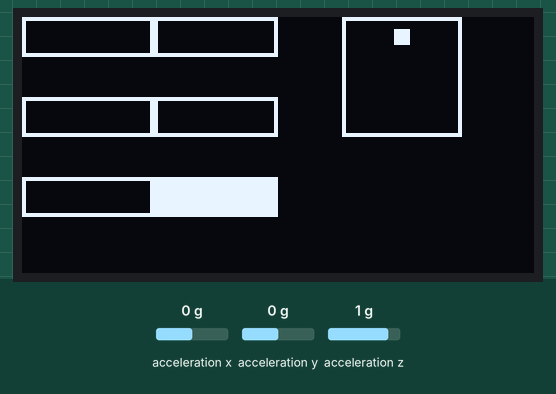
A program run on a simulated MicroPython board. Shown: 128×64 one-colour display. The test bench sets the inputs (shaded band); at power-on: acceleration x 0 g, acceleration y 0 g, acceleration z 1 g.

Above: at 1.2 s.
1.3 s: acceleration x set to -1.4 g
At 1.8 s:
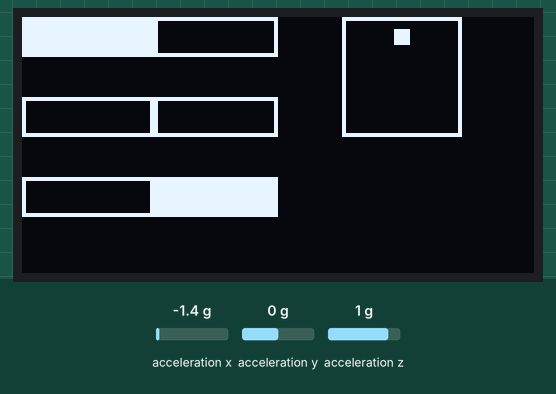
2.8 s: acceleration y set to -1.4 g
At 3.8 s:
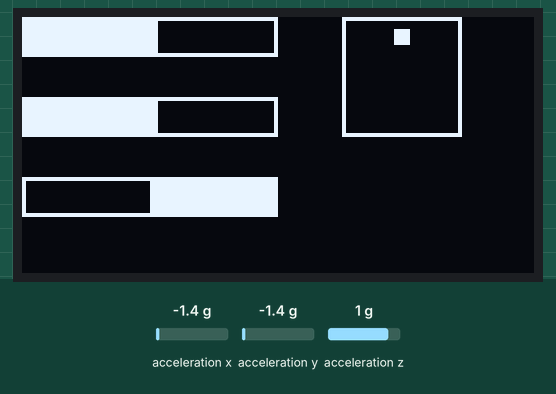
4.4 s: acceleration z set to -1.4 g
At 5.8 s:
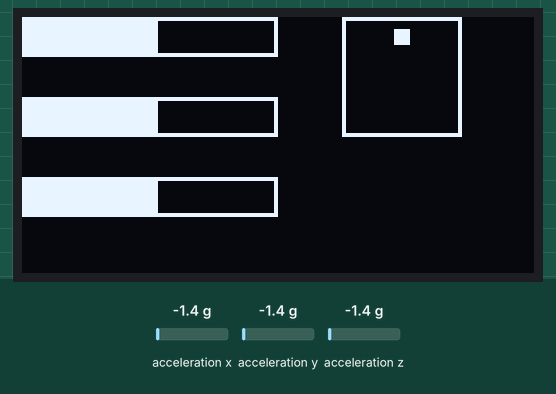
6.1 s: acceleration x set to -0.8 g
At 6.8 s:
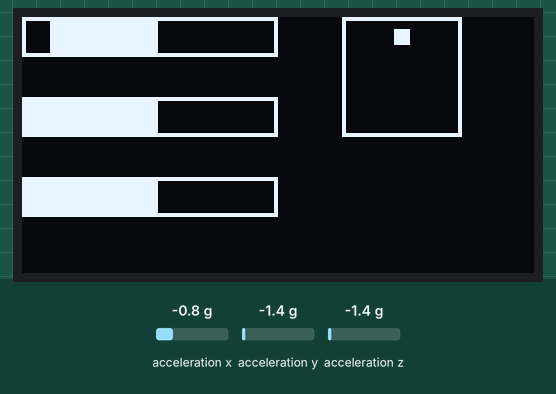
Timing chart, 0 to 8.7 s (numbered marks = the images above; inputs shaded):
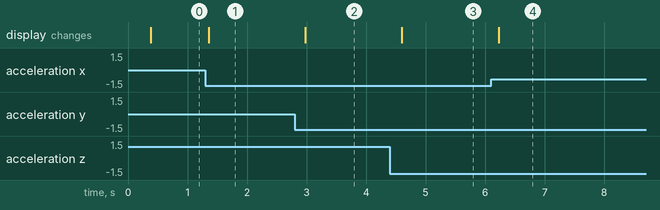

Measured:
- after the input at 1.3 s, the display: changes after 0.06 s (image 1)
- after the input at 2.8 s, the display: changes after 0.18 s (image 2)
- after the input at 4.4 s, the display: changes after 0.20 s (image 3)
- after the input at 6.1 s, the display: changes after 0.12 s (image 4)

The program:

demoAcel.py
```python
'''
Demonstração do uso do sensor MMA9452
(C) 2021, Daniel Quadros

Licença: Beerware license (http://en.wikipedia.org/wiki/Beerware)
'''
from machine import I2C
from time import sleep
from MMA8452 import MMA8452
import ssd1306

# Usa a configuração padrão do I2C
i2c = I2C(0)

# Inicia o display
display = ssd1306.SSD1306_I2C(128, 64, i2c)
display.fill(0)
display.rect (80, 0, 30, 30, 1)
display.show()

# Inicia o sensor
sensor = MMA8452(i2c)
if not sensor.begin():
    print ("Sensor não detectado")
    quit()
sensor.active()
sensor.setupPL()
oldpos = -1

# Rotina para converter leitura em coordenada
# Assume que leitura estará entre -1g e +1g
def conv(acel):
    coord = int ((acel+1)*31)
    if coord > 63:
        coord = 63
    elif coord < 0:
        coord = 0
    return coord

# Eterno enquanto dure
while True:
    # Dá um tempo entre as leituras
    sleep (0.3)

    # Testa se mudou de posição
    acel = sensor.getCalclulatedAcel()
    newpos = sensor.readPL()
    if newpos != oldpos:
        # Mudou, indica a posição
        display.fill_rect (81, 1, 28, 28, 0)
        if newpos == sensor.LOCKOUT:
            display.fill_rect (93, 13, 4, 4, 1)
        elif newpos == sensor.LANDSCAPE_R:
            display.fill_rect (83, 13, 4, 4, 1)
        elif newpos == sensor.LANDSCAPE_L:
            display.fill_rect (103, 13, 4, 4, 1)
        elif newpos == sensor.PORTRAIT_U:
            display.fill_rect (93, 3, 4, 4, 1)
        elif newpos == sensor.PORTRAIT_D:
            display.fill_rect (93, 23, 4, 4, 1)
        oldpos = newpos

    # Mostra a aceleração (assume que está entre -1g e +1g)
    x = conv(acel[0])
    y = conv(acel[1])
    z = conv(acel[2])
    display.rect (0, 0, 64, 10, 1)
    display.fill_rect (1, 1, 62, 8, 0)
    if x < 32:
        display.fill_rect (x+1, 1, 33-x, 8, 1)
    else:
        display.fill_rect (32, 1, x-31, 8, 1)
    display.rect (0, 20, 64, 10, 1)
    display.fill_rect (1, 21, 62, 8, 0)
    if y < 32:
        display.fill_rect (y+1, 21, 33-y, 8, 1)
    else:
        display.fill_rect (32, 21, y-31, 8, 1)
    display.rect (0, 40, 64, 10, 1)
    display.fill_rect (1, 41, 62, 8, 0)
    if z < 32:
        display.fill_rect (z+1, 41, 33-z, 8, 1)
    else:
        display.fill_rect (32, 41, z-31, 8, 1)
    display.show()
```

MMA8452.py
```python
'''
Classe MicroPython para interface com o sensor MMA9452
(C) 2021, Daniel Quadros

Adaptação da biblioteca da Sparkfun para Arduino:
https://github.com/sparkfun/SparkFun_MMA8452Q_Arduino_Library

Licença: Beerware license (http://en.wikipedia.org/wiki/Beerware)
'''

import struct

class MMA8452():
    # Construtor
    def __init__(self, i2c=None, addr=0x1C):
        # trata os parametros
        if i2c is None:
            raise ValueError("I2C não especificado")
        else:
            self.i2c = i2c
        self.addr = addr

        # registradores
        self.STATUS_MMA8452Q = 0x00
        self.OUT_X_MSB = 0x01
        self.OUT_X_LSB = 0x02
        self.OUT_Y_MSB = 0x03
        self.OUT_Y_LSB = 0x04
        self.OUT_Z_MSB = 0x05
        self.OUT_Z_LSB = 0x06
        self.SYSMOD = 0x0B
        self.INT_SOURCE = 0x0C
        self.WHO_AM_I = 0x0D
        self.XYZ_DATA_CFG = 0x0E
        self.HP_FILTER_CUTOFF = 0x0F
        self.PL_STATUS = 0x10
        self.PL_CFG = 0x11
        self.PL_COUNT = 0x12
        self.PL_BF_ZCOMP = 0x13
        self.P_L_THS_REG = 0x14
        self.FF_MT_CFG = 0x15
        self.FF_MT_SRC = 0x16
        self.FF_MT_THS = 0x17
        self.FF_MT_COUNT = 0x18
        self.TRANSIENT_CFG = 0x1D
        self.TRANSIENT_SRC = 0x1E
        self.TRANSIENT_THS = 0x1F
        self.TRANSIENT_COUNT = 0x20
        self.PULSE_CFG = 0x21
        self.PULSE_SRC = 0x22
        self.PULSE_THSX = 0x23
        self.PULSE_THSY = 0x24
        self.PULSE_THSZ = 0x25
        self.PULSE_TMLT = 0x26
        self.PULSE_LTCY = 0x27
        self.PULSE_WIND = 0x28
        self.ASLP_COUNT = 0x29
        self.CTRL_REG1 = 0x2A
        self.CTRL_REG2 = 0x2B
        self.CTRL_REG3 = 0x2C
        self.CTRL_REG4 = 0x2D
        self.CTRL_REG5 = 0x2E
        self.OFF_X = 0x2F
        self.OFF_Y = 0x30
        self.OFF_Z = 0x31

        # escalas
        self.SCALE_2G = 2
        self.SCALE_4G = 4
        self.SCALE_8G = 8

        # data rates
        self.ODR_800 = 0
        self.ODR_400 = 1
        self.ODR_200 = 2
        self.ODR_100 = 3
        self.ODR_50 = 4
        self.ODR_12 = 5
        self.ODR_6 = 6
        self.ODR_1 = 7

        # orientações
        self.PORTRAIT_U = 0
        self.PORTRAIT_D = 1
        self.LANDSCAPE_R = 2
        self.LANDSCAPE_L = 3
        self.LOCKOUT = 0x40

        # system mode
        self.SYSMOD_STANDBY = 0
        self.SYSMOD_WAKE = 1
        self.SYSMOD_SLEEP = 2

    # Iniciação
    def begin(self):
        if self.readRegister(self.WHO_AM_I) != 42:
            return False
        self.scale = self.SCALE_2G
        self.odr = self.ODR_800
        self.setScale(self.scale)
        self.setDataRate(self.odr)
        self.setupPL() # Portrait / Landscape detection
        self.setupTap(0x80, 0x80, 0x80) # disable
        return True

    # Informa aceleração bruta
    # formato nos registradores hhhhhhhh llll0000
    # stuct.unpack(">h", x) = x contem um número de 16 bits com o mais significativo primeiro
    def getRawAcel(self):
        acel = struct.unpack(">hhh", self.readRegisters (self.OUT_X_MSB, 6))
        return [a >> 4 for a in acel]

    # Informa a aceleração corrigida pela escala
    def getCalclulatedAcel(self):
        return [float(a)/float(1 << 11)*float(self.scale) for a in self.getRawAcel()]

    # Informa se tem nova informação
    def available(self):
        return (self.readRegister(self.STATUS_MMA8452Q) & 0x08) != 0

    # Seleciona a escala
    def setScale(self, fsr):
        if not fsr in (self.SCALE_2G, self.SCALE_4G, self.SCALE_8G):
            raise ValueError("Valor inválido para escala")

        # Precisa estar no modo standby para mudar a escala
        if self.isActive():
            self.standby()

        # Calcula novo valor registrador e atualiza
        cfg = self.readRegister(self.XYZ_DATA_CFG)
        cfg = (cfg & 0xFC) | (fsr >> 2)
        self.writeRegister(self.XYZ_DATA_CFG, cfg)

        # Força o modo ativo
        self.active()

    # Seleciona a taxa de leitura (ODR)
    def setDataRate(self, odr):
        if not odr in (self.ODR_800, self.ODR_400, self.ODR_200, self.ODR_100,
                       self.ODR_50, self.ODR_12, self.ODR_6, self.ODR_1):
            raise ValueError("Valor inválido para taxa de leitura")

        # Precisa estar no modo standby para mudar
        if self.isActive():
            self.standby()

        # Calcula novo valor registrador e atualiza
        ctrl = self.readRegister(self.CTRL_REG1)
        ctrl = (ctrl & 0xC7) | (odr << 3)
        self.writeRegister(self.CTRL_REG1, ctrl)

        # Força o modo ativo
        self.active()

    # Configura a detecção de tap
    def setupTap(self, xThs, yThs, zThs):
        # Precisa estar no modo standby para mudar
        if self.isActive():
            self.standby()

        # Calcula a programação
        temp = 0x40
        if (xThs & 0x80) == 0:
            temp |= 0x03
            self.writeRegister(self.PULSE_THSX, xThs)
        if (yThs & 0x80) == 0:
            temp |= 0x0C
            self.writeRegister(self.PULSE_THSY, yThs)
        if (zThs & 0x80) == 0:
            temp |= 0x30
            self.writeRegister(self.PULSE_THSZ, zThs)

        # Efetua a programação
        self.writeRegister(self.PULSE_CFG, temp)
        self.writeRegister(self.PULSE_TMLT, 0x30)
        self.writeRegister(self.PULSE_LTCY, 0xA0)
        self.writeRegister(self.PULSE_WIND, 0xFF)

        # Força o modo ativo
        self.active()

    # Le o status de Tap
    def readTap(self):
        tapStat = self.readRegister(self.PULSE_SRC)
        if (tapStat & 0x80) != 0:
            return tapStat & 0x7F
        else:
            return 0

    # Configura detecção de Retrato/Paisagem
    def setupPL(self):
        # Precisa estar no modo standby para mudar
        if self.isActive():
            self.standby()

        # Efetua a programação
        self.writeRegister(self.PL_CFG, self.readRegister(self.PL_CFG) | 0x40)
        self.writeRegister(self.PL_COUNT, 0x50)

        # Força o modo ativo
        self.active()

    # Lê o status Retrato/Paisagem
    def readPL(self):
        plStat = self.readRegister(self.PL_STATUS)
        if (plStat & 0x40) != 0:
            return self.LOCKOUT
        else:
            return (plStat & 0x06) >> 1

    # Testes da orientação
    def isRight(self):
        return self.redPL() == self.LANDSCAPE_R

    def isLeft(self):
        return self.redPL() == self.LANDSCAPE_L

    def isUp(self):
        return self.redPL() == self.LANDSCAPE_U

    def isDown(self):
        return self.redPL() == self.LANDSCAPE_D

    def isFlat(self):
        return self.redPL() == self.LOCKOUT

    # Coloca no modo standby
    def standby(self):
        c = self.readRegister(self.CTRL_REG1)
        self.writeRegister(self.CTRL_REG1, c & 0xFE)

    # Coloca no modo ativo
    def active(self):
        c = self.readRegister(self.CTRL_REG1)
        self.writeRegister(self.CTRL_REG1, c | 0x01)

    # Vewrifica se está ativo
    def isActive(self):
        state = self.readRegister(self.SYSMOD) & 0x03
        return state != self.SYSMOD_STANDBY

    # Le um registrador
    def readRegister(self, reg):
        return self.i2c.readfrom_mem(self.addr, reg, 1)[0]

    # Lê múltiplos registradores:
    def readRegisters(self, reg, nregs):
        result = bytearray(nregs)
        self.i2c.readfrom_mem_into(self.addr, reg, result)
        return result

    # Escreve em um registrador
    def writeRegister(self, reg, value):
        self.i2c.writeto_mem(self.addr, reg, bytes([value]))

if __name__ == "__main__":
    '''
        Teste rápido.
        Assume que o sensor tem o endereço padrão e está ligado nos pinos padrão de i2c0
    '''
    from machine import I2C
    from time import sleep

    i2c = I2C(0)
    sensor = MMA8452(i2c)
    if not sensor.begin():
        print ("Sensor não detectado")
    else:
        sensor.active()
        print ("Bruto:")
        for i in range(0, 5):
            while not sensor.available:
                pass
            print (sensor.getRawAcel())
            sleep(3)
        print ("Calculado:")
        for i in range(0, 5):
            while not sensor.available:
                pass
            print (sensor.getCalclulatedAcel())
            sleep(3)
        print ("Posição:")
        sensor.setupPL()
        oldpos = -1
        while True:
            sleep (0.3)
            newpos = sensor.readPL()
            if newpos == oldpos:
                continue
            oldpos = newpos
            if newpos == sensor.LOCKOUT:
                print ("Deitado")
            elif newpos == sensor.LANDSCAPE_R:
                print ("Paisagem virado para direita")
            elif newpos == sensor.LANDSCAPE_L:
                print ("Paisagem virado para esquerda")
            elif newpos == sensor.PORTRAIT_U:
                print ("Retrato virado para cima")
            elif newpos == sensor.PORTRAIT_D:
                print ("Retrato virado para baixo")
            else:
                print ("Dirção invalida: "+str(newpos))
```
